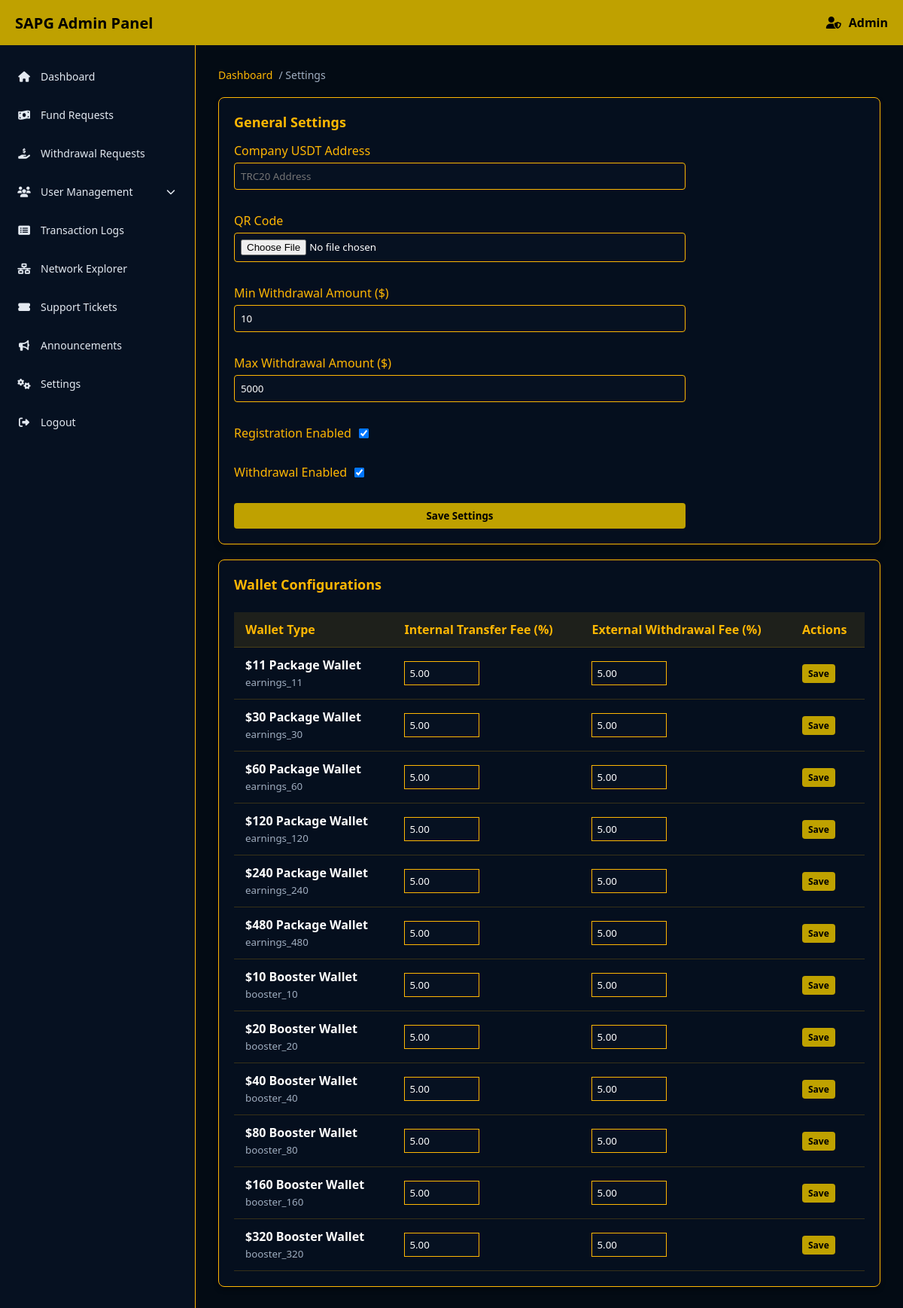
Screenshot of /AdminPanel/settings.php (signed in) with the database file from the repository.
### tables this page shows
CREATE TABLE `wallet_configurations` (
    `id` INT AUTO_INCREMENT PRIMARY KEY,
    `wallet_type` VARCHAR(20) NOT NULL UNIQUE,
    `wallet_label` VARCHAR(50) NOT NULL COMMENT 'Human-readable label',
    `internal_transfer_fee_percent` DECIMAL(5,2) DEFAULT 5.00,
    `external_withdrawal_fee_percent` DECIMAL(5,2) DEFAULT 5.00,
    `updated_at` TIMESTAMP DEFAULT CURRENT_TIMESTAMP ON UPDATE CURRENT_TIMESTAMP
);

### AdminPanel/settings.php (the view, shortened to what this page needs)
<?php
require_once '../libs/db.php';
$stmt = $pdo->query("SELECT setting_key, setting_value FROM settings");
$settings = [];
while ($row = $stmt->fetch(PDO::FETCH_ASSOC)) {
    $settings[$row['setting_key']] = $row['setting_value'];
}
$stmt = $pdo->query("SELECT * FROM wallet_configurations ORDER BY id ASC");
$wallets = $stmt->fetchAll(PDO::FETCH_ASSOC);
require_once 'includes/header.php';
?>
<div class="breadcrumb">
    <a href="index.php">Dashboard</a> / Settings
</div>
<div class="card">
    <h3 class="card-title">General Settings</h3>
    <form id="generalSettingsForm" enctype="multipart/form-data" style="display: flex; flex-direction: column; gap: 15px; max-width: 600px;">
        <div class="form-group">
            <label>Company USDT Address</label>
            <input type="text" name="company_usdt_address" value="<?php echo htmlspecialchars($settings['company_usdt_address'] ?? ''); ?>" placeholder="TRC20 Address" required style="padding: 8px; background: #061121; color: #fff; border: 1px solid #ffb703; width: 100%;">
        </div>
        <div class="form-group">
            <label>QR Code</label>
            <input type="file" name="company_qr_code" accept="image/*" style="padding: 8px; background: #061121; color: #fff; border: 1px solid #ffb703; width: 100%;">
        </div>
        <div class="form-group">
            <label>Min Withdrawal Amount ($)</label>
            <input type="number" step="0.01" name="min_withdrawal_amount" value="<?php echo htmlspecialchars($settings['min_withdrawal_amount'] ?? '0.00'); ?>" required style="padding: 8px; background: #061121; color: #fff; border: 1px solid #ffb703; width: 100%;">
        </div>
        <div class="form-group">
            <label>Max Withdrawal Amount ($)</label>
            <input type="number" step="0.01" name="max_withdrawal_amount" value="<?php echo htmlspecialchars($settings['max_withdrawal_amount'] ?? '0.00'); ?>" required style="padding: 8px; background: #061121; color: #fff; border: 1px solid #ffb703; width: 100%;">
        </div>
        <div class="form-group" style="display: flex; align-items: center; gap: 10px;">
            <label style="margin: 0;">Registration Enabled</label>
            <input type="checkbox" name="registration_enabled" value="1" <?php if (($settings['registration_enabled'] ?? '0') == '1') echo 'checked'; ?> style="width: auto;">
        </div>
        <div class="form-group" style="display: flex; align-items: center; gap: 10px;">
            <label style="margin: 0;">Withdrawal Enabled</label>
            <input type="checkbox" name="withdrawal_enabled" value="1" <?php if (($settings['withdrawal_enabled'] ?? '0') == '1') echo 'checked'; ?> style="width: auto;">
        </div>
        <button type="submit" class="btn btn-gold">Save Settings</button>
    </form>
</div>
<div class="card">
    <h3 class="card-title">Wallet Configurations</h3>
    <div class="table-responsive">
        <table>
            <thead>
                <tr>
                    <th>Wallet Type</th>
                    <th>Internal Transfer Fee (%)</th>
                    <th>External Withdrawal Fee (%)</th>
                    <th>Actions</th>
                </tr>
            </thead>
            <tbody>
                <?php if (empty($wallets)): ?>
                <tr>
                    <td colspan="4" style="text-align: center;">No configurations found</td>
                </tr>
                <?php else: ?>
                    <?php foreach ($wallets as $w): ?>
                    <tr>
                        <td><strong><?php echo htmlspecialchars($w['wallet_label']); ?></strong><br><small style="color: #a0aec0;"><?php echo htmlspecialchars($w['wallet_type']); ?></small></td>
                        <td>
                            <input type="number" step="0.01" value="<?php echo htmlspecialchars($w['internal_transfer_fee_percent']); ?>" id="internal_<?php echo $w['wallet_type']; ?>" style="padding: 6px; background: #061121; color: #fff; border: 1px solid #ffb703; width: 100px;">
                        </td>
                        <td>
                            <input type="number" step="0.01" value="<?php echo htmlspecialchars($w['external_withdrawal_fee_percent']); ?>" id="external_<?php echo $w['wallet_type']; ?>" style="padding: 6px; background: #061121; color: #fff; border: 1px solid #ffb703; width: 100px;">
                        </td>
                        <td>
                            <button class="btn btn-gold" style="padding: 4px 8px; font-size: 12px;" onclick="saveWalletFee('<?php echo $w['wallet_type']; ?>')">Save</button>
                        </td>
                    </tr>
                    <?php endforeach; ?>
                <?php endif; ?>
            </tbody>
        </table>
    </div>
</div>
<?php require_once 'includes/footer.php'; ?>

### AdminPanel/includes/header.php (style rules this page uses)
* { margin: 0; padding: 0; box-sizing: border-box; font-family: 'Segoe UI', Tahoma, Geneva, Verdana, sans-serif; }
body { background-color: #030b14; color: #fff; display: flex; flex-direction: column; height: 100vh; overflow: hidden; }
.card { background: rgba(6, 17, 33, 0.8); border: 1px solid #ffb703; border-radius: 8px; padding: 20px; margin-bottom: 20px; box-shadow: 0 4px 6px rgba(0,0,0,0.3); }
.card-title { color: #ffb703; margin-bottom: 15px; font-size: 18px; }
.table-responsive { overflow-x: auto; }
table { width: 100%; border-collapse: collapse; margin-top: 10px; }
th, td { padding: 12px 15px; text-align: left; border-bottom: 1px solid rgba(255, 183, 3, 0.2); }
th { background: rgba(255, 183, 3, 0.1); color: #ffb703; font-weight: bold; }
.btn { padding: 8px 16px; border: none; border-radius: 4px; cursor: pointer; font-weight: bold; color: #000; }
.btn-gold { background: #bfa100; }
.breadcrumb { display: flex; gap: 8px; margin-bottom: 20px; color: #a0aec0; font-size: 14px; }
.breadcrumb a { color: #ffb703; text-decoration: none; }
.form-group { margin-bottom: 15px; }
.form-group label { display: block; margin-bottom: 5px; color: #ffb703; }
.form-group input, .form-group select, .form-group textarea { width: 100%; padding: 10px; background: rgba(0,0,0,0.5); border: 1px solid #ffb703; color: #fff; border-radius: 4px; }

### rows the page displays
wallet_configurations: wallet_label "$11 Package Wallet", wallet_type "earnings_11", internal_transfer_fee_percent "5.00", external_withdrawal_fee_percent "5.00"
wallet_configurations: wallet_label "$30 Package Wallet", wallet_type "earnings_30", internal_transfer_fee_percent "5.00", external_withdrawal_fee_percent "5.00"
wallet_configurations: wallet_label "$60 Package Wallet", wallet_type "earnings_60", internal_transfer_fee_percent "5.00", external_withdrawal_fee_percent "5.00"
wallet_configurations: wallet_label "$120 Package Wallet", wallet_type "earnings_120", internal_transfer_fee_percent "5.00", external_withdrawal_fee_percent "5.00"
wallet_configurations: wallet_label "$240 Package Wallet", wallet_type "earnings_240", internal_transfer_fee_percent "5.00", external_withdrawal_fee_percent "5.00"
wallet_configurations: wallet_label "$480 Package Wallet", wallet_type "earnings_480", internal_transfer_fee_percent "5.00", external_withdrawal_fee_percent "5.00"
wallet_configurations: wallet_label "$10 Booster Wallet", wallet_type "booster_10", internal_transfer_fee_percent "5.00", external_withdrawal_fee_percent "5.00"
wallet_configurations: wallet_label "$20 Booster Wallet", wallet_type "booster_20", internal_transfer_fee_percent "5.00", external_withdrawal_fee_percent "5.00"
wallet_configurations: wallet_label "$40 Booster Wallet", wallet_type "booster_40", internal_transfer_fee_percent "5.00", external_withdrawal_fee_percent "5.00"
wallet_configurations: wallet_label "$80 Booster Wallet", wallet_type "booster_80", internal_transfer_fee_percent "5.00", external_withdrawal_fee_percent "5.00"
wallet_configurations: wallet_label "$160 Booster Wallet", wallet_type "booster_160", internal_transfer_fee_percent "5.00", external_withdrawal_fee_percent "5.00"
wallet_configurations: wallet_label "$320 Booster Wallet", wallet_type "booster_320", internal_transfer_fee_percent "5.00", external_withdrawal_fee_percent "5.00"
